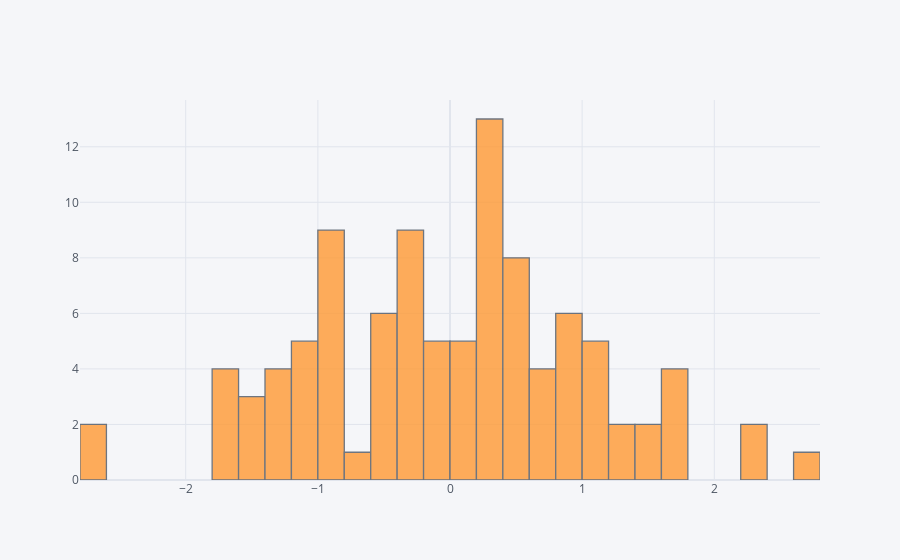

Source (notebook cell):
### Code cell
df['A'].iplot(kind='hist',bins=50)    #频率直方图,某一行
#也可以把‘A’去掉，看一整个的直方图

### Figure 1 — Plotly figure (JSON) as saved in the notebook; plotly's stock layout.template omitted (floating-point values rounded to 4 significant figures)
{"data": [{"histfunc": "count", "histnorm": "", "marker": {"color": "rgba(255, 153, 51, 1.0)", "line": {"color": "#4D5663", "width": 1.3}}, "name": "A", "nbinsx": 50, "opacity": 0.8, "orientation": "v", "type": "histogram", "x": [-0.443, -0.8455, 0.02122, -0.4171, 1.458, -0.8173, -0.7916, 1.761, -1.6, -0.931, -0.517, -0.9529, -1.553, -0.4195, 0.2624, -0.06582, 0.2559, 0.29, 0.5732, -0.3554, 0.7145, -0.08027, -0.2773, 2.234, 0.3226, 0.3324, 1.127, -0.2197, 0.5397, 0.4199, 0.5645, 0.8579, 0.814, 1.138, -0.08971, 1.639, -0.2684, 2.792, 1.296, -0.3583, -0.8992, -1.325, 0.5169, 0.6454, 0.3701, -1.002, -1.566, 0.5669, -1.139, 0.2504, 0.18, 1.623, -1.244, 0.3807, 0.2443, 0.3262, 0.1086, -0.9182, -0.5364, -1.439, -0.3899, 0.7038, -1.788, 1.019, -0.978, -1.787, 1.704, 1.397, 0.1666, -1.27, -1.114, -0.2061, -0.1867, -0.3344, -0.9823, -2.716, 1.448, 1.159, 0.8645, 0.5371, 2.213, -1.003, 0.2794, 0.6273, -1.605, 0.1357, 0.8565, -1.364, 1.086, 0.3806, 0.473, -0.9058, -0.4957, -2.733, -1.019, 0.8443, -0.164, -0.2662, 0.2355, 0.8604]}], "layout": {"barmode": "overlay", "legend": {"bgcolor": "#F5F6F9", "font": {"color": "#4D5663"}}, "paper_bgcolor": "#F5F6F9", "plot_bgcolor": "#F5F6F9", "title": {"font": {"color": "#4D5663"}}, "xaxis": {"gridcolor": "#E1E5ED", "showgrid": true, "tickfont": {"color": "#4D5663"}, "title": {"font": {"color": "#4D5663"}, "text": ""}, "zerolinecolor": "#E1E5ED"}, "yaxis": {"gridcolor": "#E1E5ED", "showgrid": true, "tickfont": {"color": "#4D5663"}, "title": {"font": {"color": "#4D5663"}, "text": ""}, "zerolinecolor": "#E1E5ED"}}}
